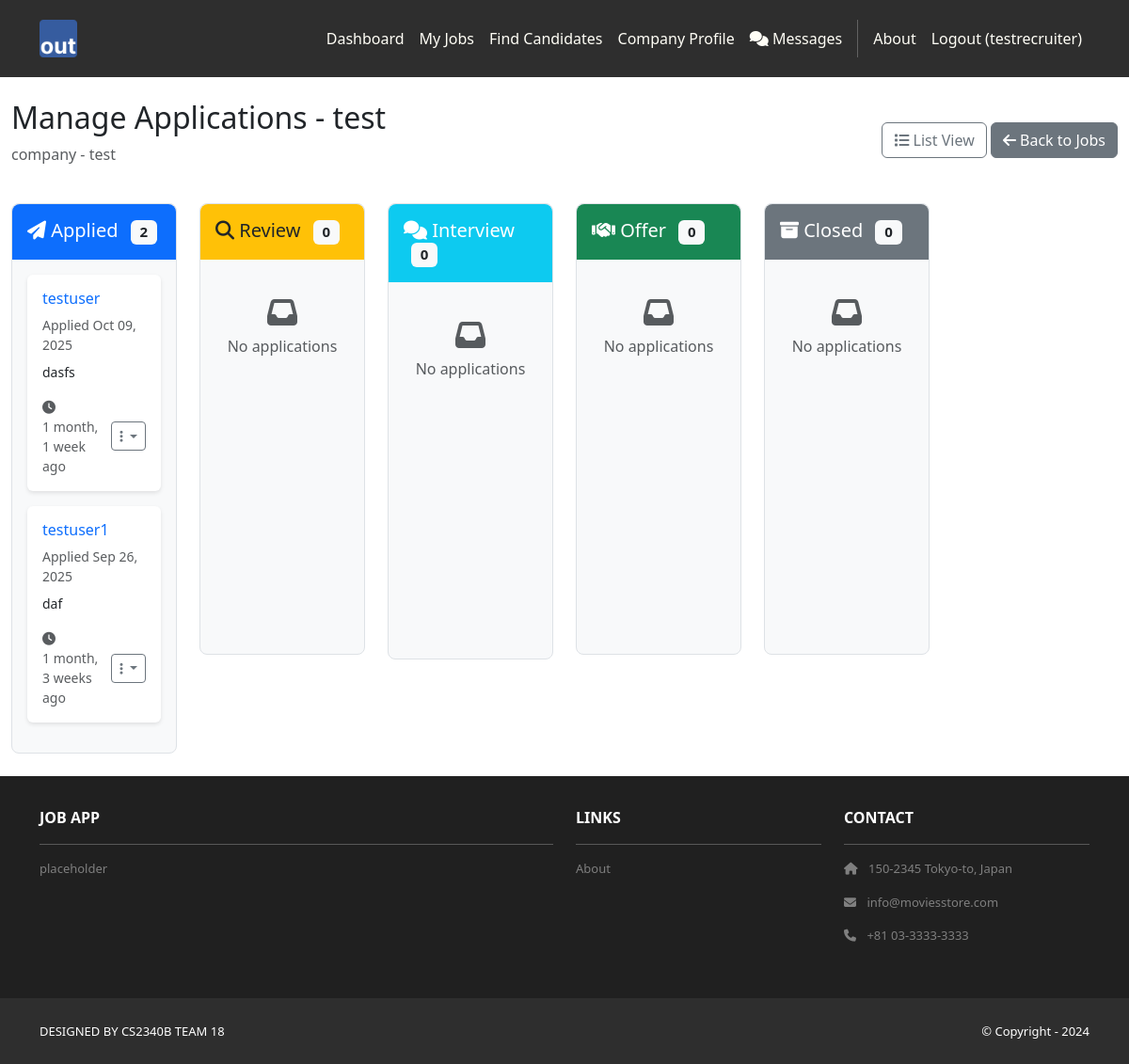
Page /recruiters/jobs/4/kanban/ (signed in) on the committed database.
### jobs/models.py (models this page shows, shortened)
class Job(models.Model):
    JOB_TYPE_CHOICES = [
        ('full_time', 'Full Time'),
        ('part_time', 'Part Time'),
        ('contract', 'Contract'),
        ('internship', 'Internship'),
        ('temporary', 'Temporary'),
    ]
    REMOTE_CHOICES = [
        ('remote', 'Remote'),
        ('hybrid', 'Hybrid'),
        ('onsite', 'On-site'),
    ]
    EXPERIENCE_CHOICES = [
        ('entry', 'Entry Level (0-2 years)'),
        ('mid', 'Mid Level (3-5 years)'),
        ('senior', 'Senior Level (6+ years)'),
        ('executive', 'Executive Level'),
    ]
    title = models.CharField(max_length=200)
    company = models.CharField(max_length=200)
    description = models.TextField()
    requirements = models.TextField(help_text="Job requirements and qualifications")
    posted_by = models.ForeignKey(User, on_delete=models.CASCADE, related_name='posted_jobs')
    job_type = models.CharField(max_length=20, choices=JOB_TYPE_CHOICES, default='full_time')
    remote_type = models.CharField(max_length=20, choices=REMOTE_CHOICES, default='onsite')
    experience_level = models.CharField(max_length=20, choices=EXPERIENCE_CHOICES, default='mid')
    salary_min = models.DecimalField(max_digits=10, decimal_places=2, null=True, blank=True)
    salary_max = models.DecimalField(max_digits=10, decimal_places=2, null=True, blank=True)
    salary_currency = models.CharField(max_length=3, default='USD')
    salary_period = models.CharField(max_length=20, choices=[
        ('hourly', 'Per Hour'),
        ('monthly', 'Per Month'),
        ('yearly', 'Per Year'),
    ], default='yearly')
    city = models.CharField(max_length=100)
    state = models.CharField(max_length=100)
    country = models.CharField(max_length=100, default='United States')
    postal_code = models.CharField(max_length=20, blank=True)
    latitude = models.DecimalField(max_digits=9, decimal_places=6, null=True, blank=True, help_text="Latitude for map display")
    longitude = models.DecimalField(max_digits=9, decimal_places=6, null=True, blank=True, help_text="Longitude for map display")
    full_address = models.TextField(blank=True, help_text="Full address for geocoding and display")
    required_skills = models.TextField(blank=True, help_text="Required skills, separated by commas")
    preferred_skills = models.TextField(blank=True, help_text="Preferred skills, separated by commas")
    visa_sponsorship = models.BooleanField(default=False, help_text="Visa sponsorship available")
    benefits = models.TextField(blank=True, help_text="Benefits and perks")
    is_active = models.BooleanField(default=True)
    application_deadline = models.DateField(null=True, blank=True)
    created_at = models.DateTimeField(auto_now_add=True)
    updated_at = models.DateTimeField(auto_now=True)
    class Meta:
        ordering = ['-created_at']
        verbose_name = 'Job Posting'
        verbose_name_plural = 'Job Postings'

class JobApplication(models.Model):
    STATUS_CHOICES = [
        ('applied', 'Applied'),
        ('review', 'Under Review'),
        ('interview', 'Interview'),
        ('offer', 'Offer Extended'),
        ('accepted', 'Offer Accepted'),
        ('rejected', 'Rejected'),
        ('withdrawn', 'Withdrawn'),
    ]
    KANBAN_STATUS_CHOICES = [
        ('applied', 'Applied'),
        ('review', 'Review'),
        ('interview', 'Interview'),
        ('offer', 'Offer'),
        ('closed', 'Closed'),
    ]
    job = models.ForeignKey(Job, on_delete=models.CASCADE, related_name='applications')
    applicant = models.ForeignKey(User, on_delete=models.CASCADE, related_name='job_applications')
    cover_letter = models.TextField(blank=True, help_text="Optional cover letter or note")
    status = models.CharField(max_length=20, choices=STATUS_CHOICES, default='applied')
    kanban_status = models.CharField(max_length=20, choices=KANBAN_STATUS_CHOICES, default='applied', help_text="Status for kanban board management")
    applied_at = models.DateTimeField(auto_now_add=True)
    updated_at = models.DateTimeField(auto_now=True)
    class Meta:
        unique_together = ['job', 'applicant']  # Prevent duplicate applications
        ordering = ['-applied_at']

### recruiters/views.py (the view)
# urls.py: path('jobs/<int:job_id>/kanban/', views.kanban_board, name='kanban_board'),
@recruiter_required
def kanban_board(request, job_id):
    job = get_object_or_404(Job, pk=job_id, posted_by=request.user)
    applications = JobApplication.objects.filter(job=job).order_by('-applied_at')
    kanban_columns = {
        'applied': applications.filter(kanban_status='applied'),
        'review': applications.filter(kanban_status='review'),
        'interview': applications.filter(kanban_status='interview'),
        'offer': applications.filter(kanban_status='offer'),
        'closed': applications.filter(kanban_status='closed'),
    }
    template_data = {
        'title': f'Manage Applications - {job.title}',
        'user_type': 'recruiter'
    }
    return render(request, 'recruiters/kanban_board.html', {
        'template_data': template_data,
        'job': job,
        'kanban_columns': kanban_columns,
        'applications': applications
    })

### recruiters/templates/recruiters/kanban_board.html (shortened to what this page needs)
{% extends 'base.html' %}
{% load static %}
{% block content %}
<div class="container-fluid mt-4">
    <div class="row">
        <div class="col-12">
            <div class="d-flex justify-content-between align-items-center mb-4">
                <div>
                    <h2>{{ template_data.title }}</h2>
                    <p class="text-muted">{{ job.company }} - {{ job.title }}</p>
                </div>
                <div>
                    <a href="{% url 'recruiters:job_applications' job.id %}" class="btn btn-outline-secondary">
                        <i class="fas fa-list"></i> List View
                    </a>
                    <a href="{% url 'jobs:recruiter_jobs' %}" class="btn btn-secondary">
                        <i class="fas fa-arrow-left"></i> Back to Jobs
                    </a>
                </div>
            </div>
        </div>
    </div>
    <div class="row">
        <div class="col-12">
            <div class="kanban-board">
                <div class="row">
                    <div class="col-lg-2 col-md-4 col-sm-6 mb-4">
                        <div class="kanban-column" data-status="applied">
                            <div class="kanban-header bg-primary text-white">
                                <h5 class="mb-0">
                                    <i class="fas fa-paper-plane"></i> Applied
                                    <span class="badge bg-light text-dark ms-2">{{ kanban_columns.applied.count }}</span>
                                </h5>
                            </div>
                            <div class="kanban-body" id="applied-column">
                                {% for application in kanban_columns.applied %}
                                    <div class="kanban-card" data-application-id="{{ application.id }}" draggable="true">
                                        <div class="card">
                                            <div class="card-body p-3">
                                                <h6 class="card-title mb-2">
                                                    <a href="{% url 'recruiters:application_detail' application.id %}" class="text-decoration-none">
                                                        {{ application.applicant.get_full_name|default:application.applicant.username }}
                                                    </a>
                                                </h6>
                                                <p class="card-text small text-muted mb-2">
                                                    Applied {{ application.applied_at|date:"M d, Y" }}
                                                </p>
                                                {% if application.cover_letter %}
                                                    <p class="card-text small">
                                                        {{ application.cover_letter|truncatewords:20 }}
                                                    </p>
                                                {% endif %}
                                                <div class="d-flex justify-content-between align-items-center">
                                                    <small class="text-muted">
                                                        <i class="fas fa-clock"></i> {{ application.applied_at|timesince }} ago
                                                    </small>
                                                    <div class="dropdown">
                                                        <button class="btn btn-sm btn-outline-secondary dropdown-toggle" type="button" data-bs-toggle="dropdown">
                                                            <i class="fas fa-ellipsis-v"></i>
                                                        </button>
                                                    </div>
                                                </div>
                                            </div>
                                        </div>
                                    </div>
                                {% endfor %}
                            </div>
                        </div>
                    </div>
                    <div class="col-lg-2 col-md-4 col-sm-6 mb-4">
                        <div class="kanban-column" data-status="review">
                            <div class="kanban-header bg-warning text-dark">
                                <h5 class="mb-0">
                                    <i class="fas fa-search"></i> Review
                                    <span class="badge bg-light text-dark ms-2">{{ kanban_columns.review.count }}</span>
                                </h5>
                            </div>
                            <div class="kanban-body" id="review-column">
                            </div>
                        </div>
                    </div>
                    <div class="col-lg-2 col-md-4 col-sm-6 mb-4">
                        <div class="kanban-column" data-status="interview">
                            <div class="kanban-header bg-info text-white">
                                <h5 class="mb-0">
                                    <i class="fas fa-comments"></i> Interview
                                    <span class="badge bg-light text-dark ms-2">{{ kanban_columns.interview.count }}</span>
                                </h5>
                            </div>
                            <div class="kanban-body" id="interview-column">
                            </div>
                        </div>
                    </div>
                    <div class="col-lg-2 col-md-4 col-sm-6 mb-4">
                        <div class="kanban-column" data-status="offer">
                            <div class="kanban-header bg-success text-white">
                                <h5 class="mb-0">
                                    <i class="fas fa-handshake"></i> Offer
                                    <span class="badge bg-light text-dark ms-2">{{ kanban_columns.offer.count }}</span>
                                </h5>
                            </div>
                            <div class="kanban-body" id="offer-column">
                            </div>
                        </div>
                    </div>
                    <div class="col-lg-2 col-md-4 col-sm-6 mb-4">
                        <div class="kanban-column" data-status="closed">
                            <div class="kanban-header bg-secondary text-white">
                                <h5 class="mb-0">
                                    <i class="fas fa-archive"></i> Closed
                                    <span class="badge bg-light text-dark ms-2">{{ kanban_columns.closed.count }}</span>
                                </h5>
                            </div>
                            <div class="kanban-body" id="closed-column">
                            </div>
                        </div>
                    </div>
                </div>
            </div>
        </div>
    </div>
</div>
<div class="toast-container position-fixed top-0 end-0 p-3">
</div>
{% endblock %}

### jobapp/templates/base.html (shortened to what this page needs)
<!DOCTYPE html>
<html>
    {% load static %}
  <head>
    <link href="https://cdn.jsdelivr.net/npm/bootstrap@5.3.3/dist/css/bootstrap.min.css" rel="stylesheet">
    <link rel="stylesheet" href="https://cdnjs.cloudflare.com/ajax/libs/font-awesome/6.1.1/css/all.min.css">
    <link rel="stylesheet" type="text/css"
          href="{% static 'css/style.css' %}">
  </head>
  <body>
     <nav class="p-3 navbar navbar-dark bg-dark
         navbar-expand-lg">
      <div class="container">
        <a class="navbar-brand"
           href="{% url 'home.index' %}">
          <img src="{% static 'img/logo.png' %}" alt="logo"
               height="40" />
        </a>
        <div class="collapse navbar-collapse"
             id="navbarNavAltMarkup">
          <div class="navbar-nav ms-auto navbar-ml">
            {% if user.is_authenticated %}
              {% if template_data.user_type == 'applicant' %}
                <a class="nav-link" href="{% url 'applicants:dashboard' %}">Dashboard</a>
                <a class="nav-link" href="{% url 'applicants:profile' %}">My Profile</a>
              {% elif template_data.user_type == 'recruiter' %}
                <a class="nav-link" href="{% url 'recruiters:dashboard' %}">Dashboard</a>
                <a class="nav-link" href="{% url 'jobs:recruiter_jobs' %}">My Jobs</a>
                <a class="nav-link" href="{% url 'recruiters:candidates' %}">Find Candidates</a>
                <a class="nav-link" href="{% url 'recruiters:profile' %}">Company Profile</a>
              {% endif %}
              <a class="nav-link" href="{% url 'messaging:conversation_list' %}">
                <i class="fas fa-comments"></i> Messages
              </a>
              <a class="nav-link" href="{% url 'home.about' %}">About</a>
              <a class="nav-link" href="{% url 'accounts.logout' %}">Logout ({{user.username }})</a>
            {% else %}
              <a class="nav-link" href="{% url 'home.about' %}">About</a>
              <div class="vr bg-white mx-2 d-none d-lg-block"></div>
              <a class="nav-link" href="{% url 'accounts.login' %}">Login</a>
              <a class="nav-link" href="{% url 'accounts.signup' %}">Sign Up</a>
            {% endif %}
          </div>
        </div>
      </div>
    </nav>
    <div>
      {% block content %}
      {% endblock content %}
    </div>
     <section class="p-3 ms-footer d-none d-md-block">
      <div class="container">
        <div class="row mt-3 text-white">
          <div class="col-md-6 col-lg-6 col-xl-6
               mx-auto mb-4">
            <b>JOB APP</b>
            <hr />
            <p>
              placeholder
            </p>
          </div>
          <div class="col-md-3 col-lg-3 col-xl-3
               mx-auto mb-4">
            <b>LINKS</b>
            <hr />
            <p><a class="nav-link"
              href="{% url 'home.about' %}">
              About
            </a></p>
          </div>
          <div class="col-md-3 col-lg-3 col-xl-3 mx-auto
               mb-4">
            <b>CONTACT</b>
            <hr />
            <p><i class="fas fa-home me-2"></i>
              150-2345 Tokyo-to, Japan
            </p>
            <p><i class="fas fa-envelope me-2"></i>
              info@moviesstore.com
            </p>
            <p><i class="fas fa-phone me-2"></i>
              +81 03-3333-3333
            </p>
          </div>
        </div>
      </div>
    </section>
    <section class="p-3 ms-footer-bottom bg-dark">
      <div class="container d-flex
           justify-content-between">
        <div class="me-5 text-white">
          <span>DESIGNED BY
            CS2340B TEAM 18
          </span>
        </div>
        <div class="text-white">
          <span>© Copyright - 2024</span>
        </div>
      </div>
    </section>
  </body>
</html>

### rows in the picture
Job: company "company", title "test"
JobApplication: applicant.get_full_name "testuser", applied_at "Oct 09, 2025", cover_letter "dasfs", applied_at "1 month, 1 week"
JobApplication: applicant.get_full_name "testuser1", applied_at "Sep 26, 2025", cover_letter "daf", applied_at "1 month, 3 weeks"

### other values in the picture
{{ user.username }} "testrecruiter"
{{ template_data.title }} "Manage Applications - test"
{{ kanban_columns.applied.count }} "2"
{{ kanban_columns.review.count }} "0"
{{ kanban_columns.interview.count }} "0"
{{ kanban_columns.offer.count }} "0"
{{ kanban_columns.closed.count }} "0"
